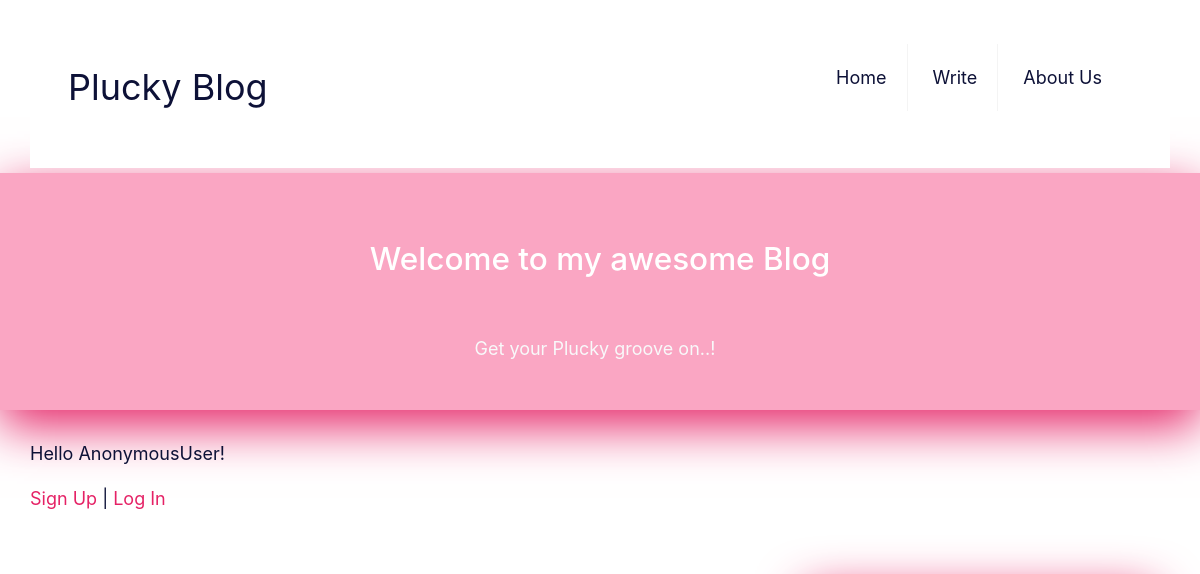
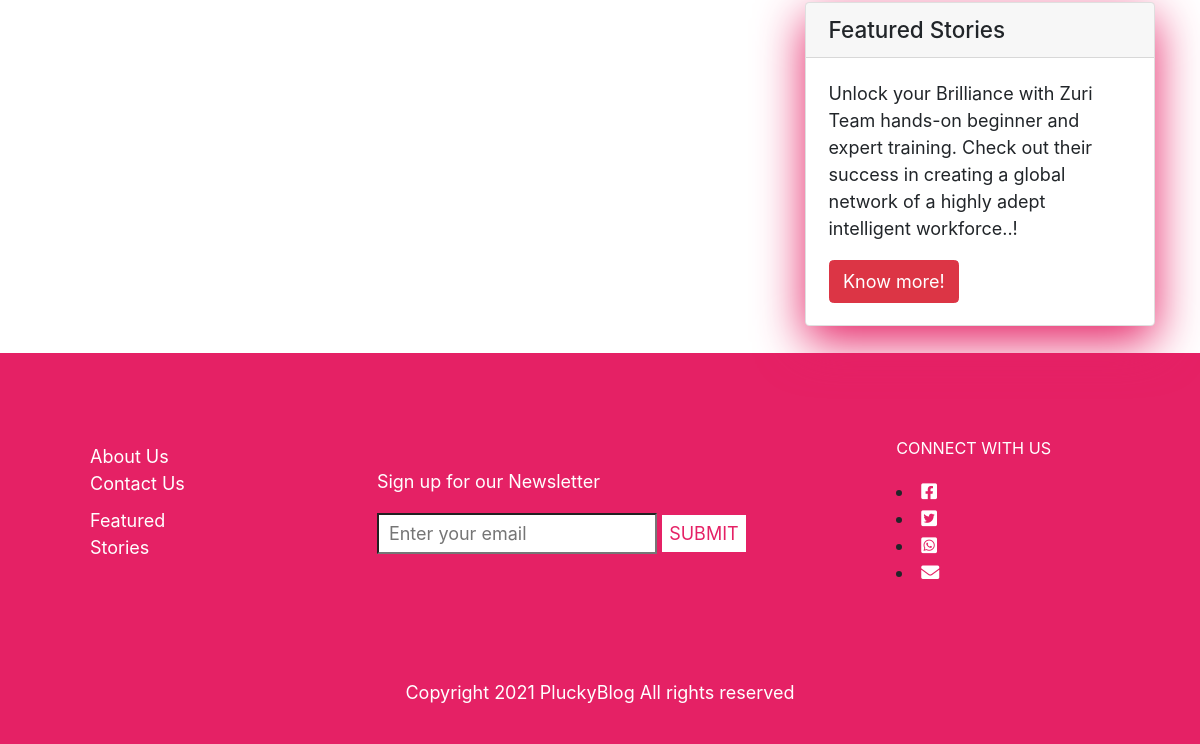
Before: / with the older database file (2 pictures, top to bottom).
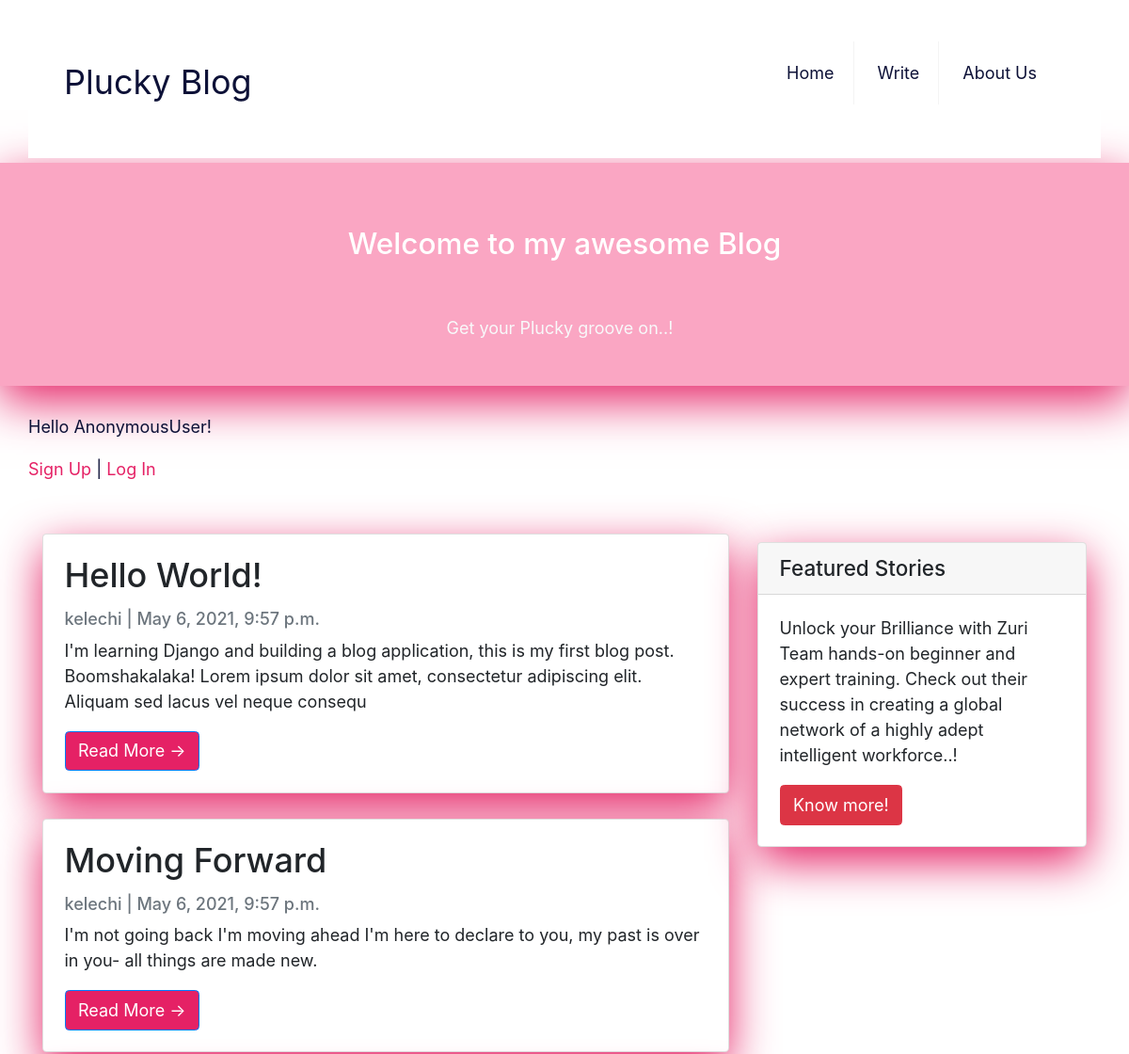
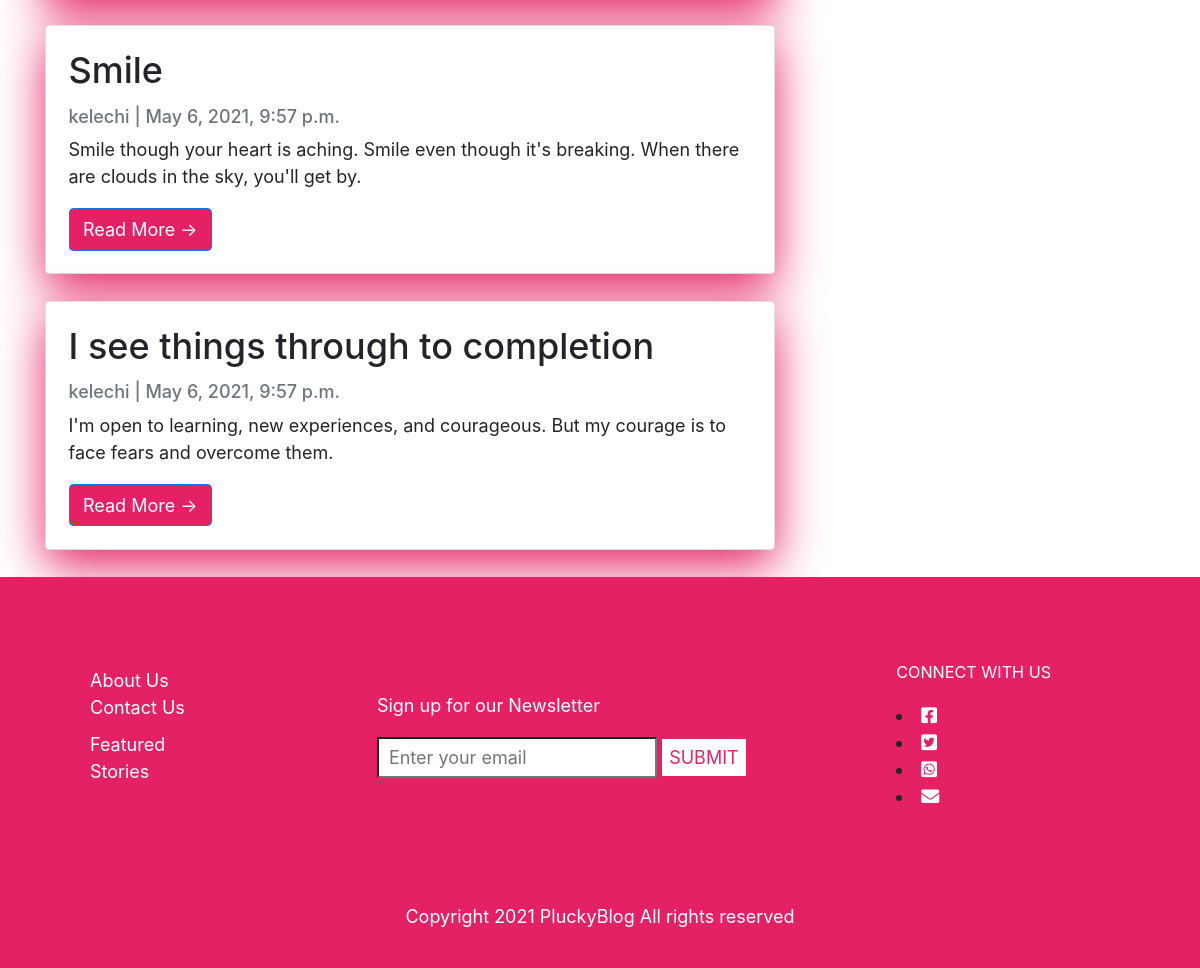
After: the same page with the newer database file (2 pictures, top to bottom).
### pluckyblog/models.py (models this page shows, shortened)
class Post(models.Model):
    title = models.CharField(max_length=200, unique=True)
    author = models.ForeignKey(
        'auth.User',
        on_delete=models.SET_NULL, null=True,
        related_name='posts',
    )
    date_updated = models.DateTimeField(default=timezone.now)
    body = models.TextField()
    date_posted = models.DateTimeField(default=timezone.now)
    status = models.IntegerField(choices=STATUS, default=0)
    class Meta:
        ordering = ['-date_posted']

### pluckyblog/views.py (the view)
# urls.py: path('', BlogListView.as_view(), name='home'),
class BlogListView(ListView):
    queryset = Post.objects.filter(status=1).order_by('-date_posted')
    template_name = 'home.html'

### templates/home.html
{% extends 'base.html' %} {% block content %}
<div class="container">
  <div class="row">
    <div class="col-md-8 mt-3 left">
      {% for post in object_list %}
      <div class="card mb-4">
        <div class="card-body">
          <h2 class="card-title">{{ post.title }}</h2>
          <p class="card-text text-muted h6">
            {{ post.author }} | {{ post.date_posted}}
          </p>
          <p class="card-text">{{post.body|slice:":200" }}</p>
          <a href="{% url 'post_detail' post.pk  %}" class="btn btn-primary"
            >Read More &rarr;</a
          >
        </div>
      </div>
      {% endfor %}
    </div>
    {% block sidebar %}
    <div class="col-md-4 float-right">
      <div class="card my-4">
        <h5 class="card-header">Featured Stories</h5>
        <div class="card-body">
          <p class="card-text">
            Unlock your Brilliance with Zuri Team hands-on beginner and expert training.
            Check out their success in creating a global network of a highly adept intelligent workforce..!
          </p>
          <a
            href="https://zuri.team/"
            class="btn btn-danger"
            >Know more!</a
          >
        </div>
      </div>
    </div>
    {% endblock sidebar %}
  </div>
</div>
{%endblock%}

Changed rows visible on the page:
now on this page (row edited): Post: title "Hello World!", author "kelechi", date_posted "May 6, 2021, 9:57 p.m.", body "I'm learning Django and building a blog application, this is my first blog post. Boomshakalaka! Lorem ipsum dolor sit amet, consectetur adipiscing elit. Aliquam sed lacus vel neque consequ"
now on this page (row edited): Post: title "Moving Forward", author "kelechi", date_posted "May 6, 2021, 9:57 p.m.", body "I'm not going back I'm moving ahead I'm here to declare to you, my past is over in you- all things are made new."
now on this page (row edited): Post: title "Smile", author "kelechi", date_posted "May 6, 2021, 9:57 p.m.", body "Smile though your heart is aching. Smile even though it's breaking. When there are clouds in the sky, you'll get by."
now on this page (row edited): Post: title "I see things through to completion", author "kelechi", date_posted "May 6, 2021, 9:57 p.m.", body "I'm open to learning, new experiences, and courageous. But my courage is to face fears and overcome them."
